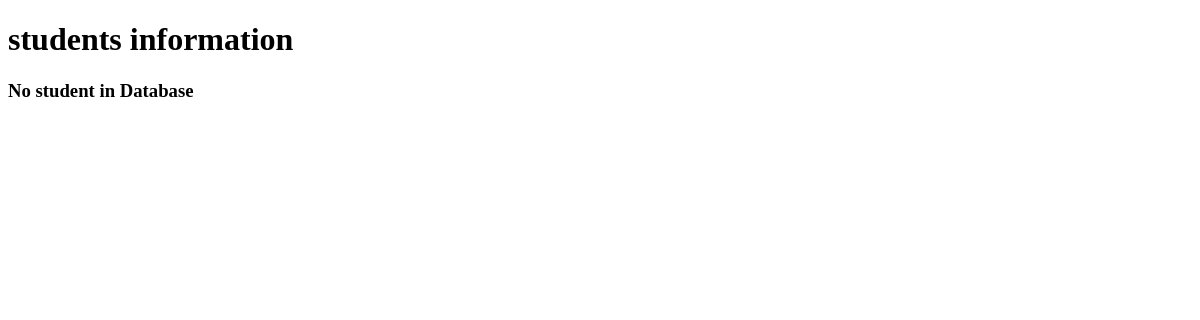
The app's page /student/, older data.
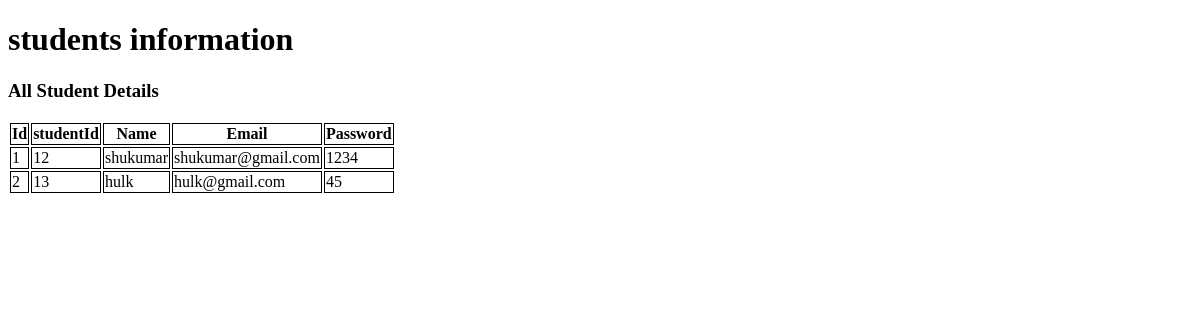
The same page, newer data.
### enroll/models.py (models this page shows)
class Students(models.Model):
    stid = models.IntegerField()
    stname = models.CharField(max_length=70)
    stemail = models.EmailField(max_length=70)
    stpass = models.CharField(max_length=70)

### enroll/views.py (the view)
# urls.py: path('student/',views.studinfo),
def studinfo(req):
      student = Students.objects.all()
      return render(req, 'enroll/student.html', {'student':student})

### enroll/templates/enroll/student.html (shortened to what this page needs)
<!DOCTYPE html>
<html lang="en">
<head>
</head>
<body>
      <h1>students information</h1>
      {% if student %}
      <h3>All Student Details</h3>
      <table>
            <tr>
                  <th>Id</th>
                  <th>studentId</th>
                  <th>Name</th>
                  <th>Email</th>
                  <th>Password</th>
            </tr>
      {% for stud in student %}
            <tr>
                  <td>{{stud.id}}</td>
                  <td>{{stud.stid}}</td>
                  <td>{{stud.stname}}</td>
                  <td>{{stud.stemail}}</td>
                  <td>{{stud.stpass}}</td>
            </tr>
      {% endfor %}
      </table>
       {% else %}
       <h3>No student in Database</h3>
       {% endif %}
</body>
</html>

### enroll/templates/enroll/student.html (style rules this page uses)
th,td { border:1px solid black; }

Row changes from the older to the newer data that the page shows:
added Students: id "1", stid "12", stname "shukumar", stemail "shukumar@gmail.com", stpass "1234"
added Students: id "2", stid "13", stname "hulk", stemail "hulk@gmail.com", stpass "45"
Text that changed along with them:
text no longer shown: "No student in Database"
text now shown: "All Student Details Id studentId Name Email Password"
